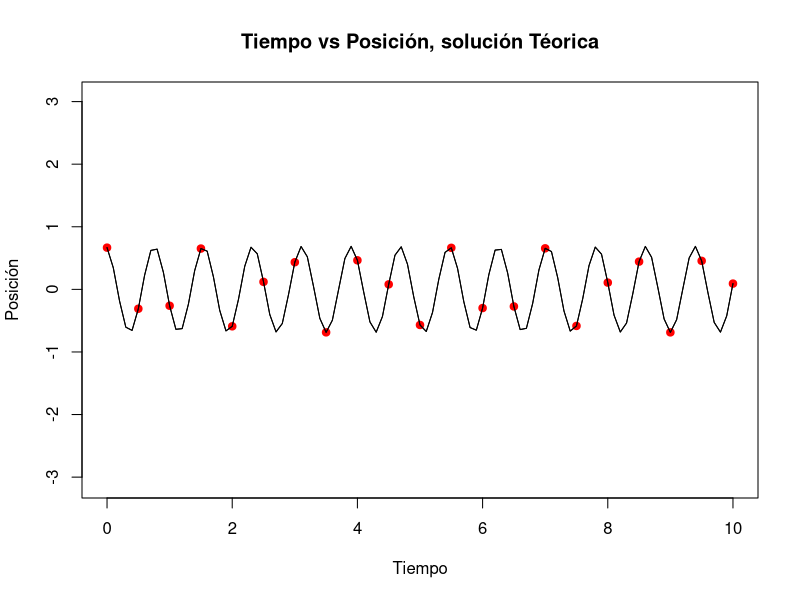

Recreate this plot in R.
#Ejercicio Ecuaciones Diferenciales : Ejercicio masa - resorte . 

#Módelo Teórico 

#a) Deterimar la posición después de 3 s. 
#b) Deterimar la posición después de 5 s. 
#c) Determinar el tiempo donde la masa pase por la posición de equilibrio
#d) Determinar el tiempo donde la masa alance su máximo.
#e) Encuntre la amplitud, periodo, frecuencia 
#f) Determine la gráfica (Utilice Interpolación )
#g) Solucione el sistema por EDO^2(Utilice la libreria), compare la solución con el método exacto
#f) Realice un ajuste de curva utilizabndo la solución exacta


#Solución:  

#FunciÓn de posición 
fx1<-function(t)2/3 *cos(8*t) - 1/6 *sin(8*t)
#FUnción de velocidad
fx2<-function(t) -16/3* sin(8*t) - 4/3 * cos(8*t)
#Función de acceleración 
fx3<-function(t) -128/3 * cos(8*t) + 32/3 * sin(8*t) 


# a)

XT1<-fx1(3)
XT1

# b) 
XT2<-fx1(5)
XT2
# c)

# d) 

# e) 

#Amplitud la formula es: A = ( x(0)^2 + (masa)^2  )^1/2

AT<- sqrt((2/3)^2 + (1/6)^2 )

#Periodo la formula es: T= 2pi/w
TT<- (2*(pi))/8

#La formula de frecuencia es : f= 1/T
f<- 8/(2*(pi))

#f)
x<-c()
y<-c()
x<-c(seq(0,10,0.5))

for(i in 1:21)
{
  y[i] <- fx1(x[i])
}

plot(x,y, pch=19, cex=1, col = "red", asp=1,xlab="Tiempo", ylab="Posición", main="Tiempo vs Posición, solución Téorica")

curve(fx1,add=T,from =0,to =10)

#g) 


#h) 

#Ajuste de polinómico
curve(fx1,add=T,from =0,to =10)





